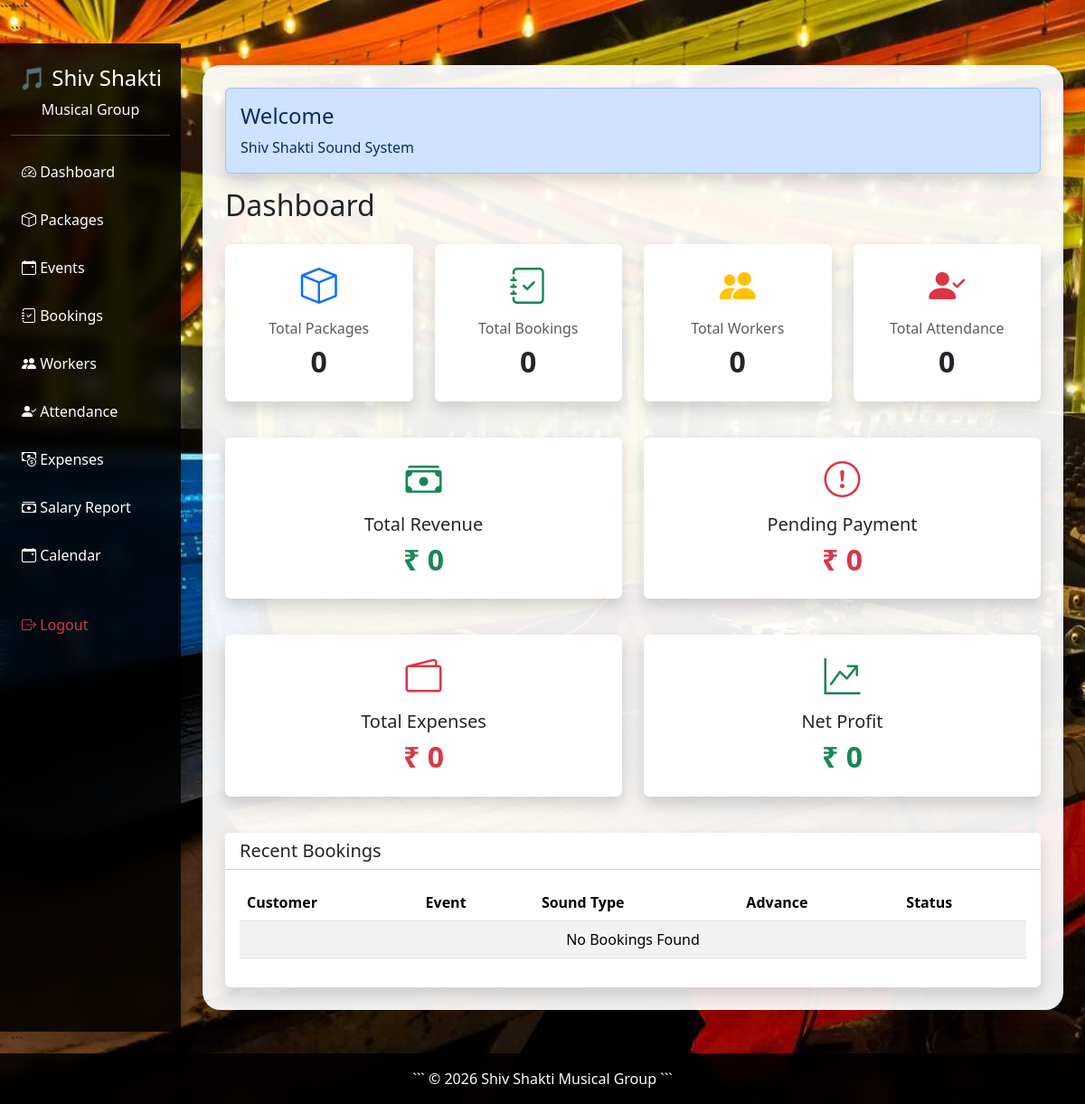
The app's page / (signed in), older data.
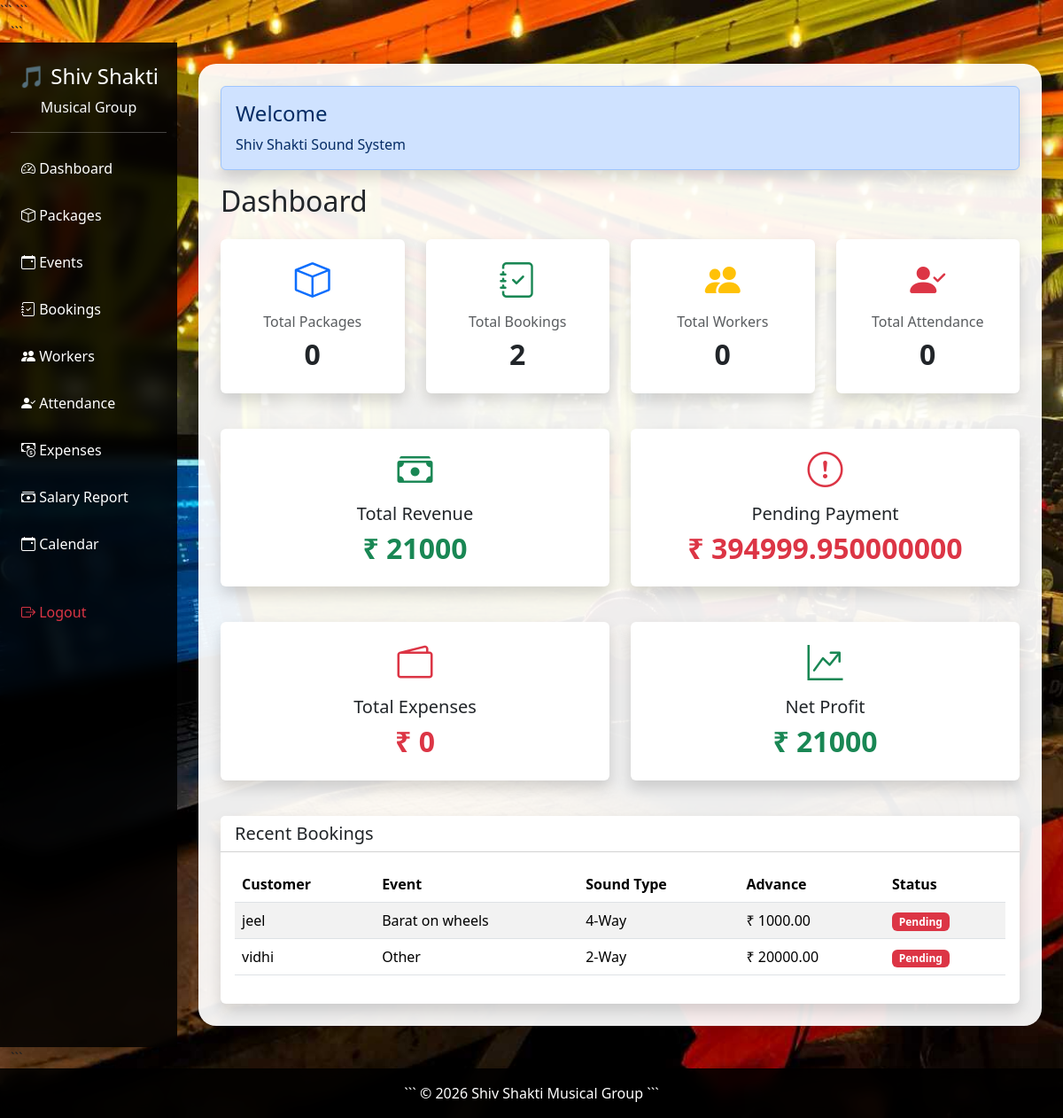
The same page, newer data.
### bookings/models.py (models this page shows, shortened)
class Booking(models.Model):
    customer_name = models.CharField(max_length=100)
    mobile = models.CharField(max_length=15)
    address = models.TextField()
    event = models.ForeignKey(
        Event,
        on_delete=models.CASCADE,
        null=True,
        blank=True
    )
    event_date = models.DateField(
        null=True,
        blank=True
    )
    TIMING_CHOICES = [
        ('Morning', 'Morning'),
        ('Evening', 'Evening'),
        ('Full Day', 'Full Day'),
    ]
    timing = models.CharField(
        max_length=20,
        choices=TIMING_CHOICES,
        default='Morning'
    )
    DHOLI_CHOICES = [
        ('No', 'No Dholi'),
        ('2 Dholi', '2 Dholi'),
        ('4 Dholi', '4 Dholi'),
        ('6 Dholi', '6 Dholi'),
        ('8 Dholi', '8 Dholi'),
        ('Custom', 'Custom'),
    ]
    dholi = models.CharField(
        max_length=20,
        choices=DHOLI_CHOICES,
        default='No'
    )
    custom_dholi_count = models.IntegerField(
        null=True,
        blank=True
    )
    SOUND_CHOICES = [
        ('2-Way', '2-Way'),
        ('3-Way', '3-Way'),
        ('4-Way', '4-Way'),
        ('Custom', 'Custom'),
    ]
    sound_type = models.CharField(
        max_length=20,
        choices=SOUND_CHOICES
    )
    custom_sound_count = models.IntegerField(
        null=True,
        blank=True
    )
    advance_payment = models.DecimalField(
        max_digits=10,
        decimal_places=2
    )
    remaining_payment = models.DecimalField(
        max_digits=10,
        decimal_places=2
    )
    PAYMENT_STATUS = [
        ('Pending', 'Pending'),
        ('Paid', 'Paid'),
    ]
    payment_status = models.CharField(
        max_length=20,
        choices=PAYMENT_STATUS,
        default='Pending'
    )
    created_at = models.DateTimeField(
        auto_now_add=True
    )

### events/models.py (models this page shows)
class Event(models.Model):
    EVENT_TYPES = [
        ('Wedding', 'Wedding'),
        ('Haldi', 'Haldi'),
        ('school Function', 'school Function'),
        ('Birthday', 'Birthday'),
        ('Garba', 'Garba'),
        ('Navratri', 'Navratri'),
        ('Bhajan', 'Bhajan'),
        ('Corporate', 'Corporate'),
        ('DJ Night', 'DJ Night'),
        ('Barat on wheels', 'Barat on wheels'),
        ('Other', 'Other'),
    ]
    event_name = models.CharField(
        max_length=100,
        blank=True,
        null=True
    )
    event_type = models.CharField(
        max_length=50,
        choices=EVENT_TYPES
    )
    def __str__(self):
        return self.event_type

### dashboard/views.py (the view)
# urls.py: path('', include('dashboard.urls')),
@login_required
def dashboard(request):
    total_packages = Package.objects.count()
    total_bookings = Booking.objects.count()
    total_workers = Worker.objects.count()
    total_attendance = Attendance.objects.count()
    total_advance = Booking.objects.aggregate(
        Sum('advance_payment')
    )['advance_payment__sum'] or 0
    paid_remaining = Booking.objects.filter(
        payment_status='Paid'
    ).aggregate(
        Sum('remaining_payment')
    )['remaining_payment__sum'] or 0
    total_revenue = (
        total_advance +
        paid_remaining
    )
    pending_payment = Booking.objects.filter(
        payment_status='Pending'
    ).aggregate(
        Sum('remaining_payment')
    )['remaining_payment__sum'] or 0
    total_expenses = Expense.objects.aggregate(
        Sum('amount')
    )['amount__sum'] or 0
    net_profit = (
        total_revenue -
        total_expenses
    )
    recent_bookings = Booking.objects.order_by(
        '-id'
    )[:5]
    context = {
        'total_packages': total_packages,
        'total_bookings': total_bookings,
        'total_workers': total_workers,
        'total_attendance': total_attendance,
        'total_revenue': total_revenue,
        'pending_payment': pending_payment,
        'total_expenses': total_expenses,
        'net_profit': net_profit,
        'recent_bookings': recent_bookings,
    }
    return render(
        request,
        'dashboard.html',
        context
    )

### templates/dashboard.html (shortened to what the changed rows need)
{% extends 'base.html' %}
{% block content %}
<h2 class="mb-4">
    Dashboard
</h2>
<div class="row">
<div class="col-lg-3 col-md-6 col-12 mb-3">
    <div class="card shadow border-0 h-100">
        <div class="card-body text-center">
            <h2 class="fw-bold">
                {{ total_packages }}
            </h2>
        </div>
    </div>
</div>
<div class="col-lg-3 col-md-6 col-12 mb-3">
    <div class="card shadow border-0 h-100">
        <div class="card-body text-center">
            <i class="bi bi-journal-check fs-1 text-success"></i>
            <h6 class="text-muted mt-2">
                Total Bookings
            </h6>
            <h2 class="fw-bold">
                {{ total_bookings }}
            </h2>
        </div>
    </div>
</div>
<div class="col-lg-3 col-md-6 col-12 mb-3">
    <div class="card shadow border-0 h-100">
        <div class="card-body text-center">
            <h2 class="fw-bold">
                {{ total_workers }}
            </h2>
        </div>
    </div>
</div>
<div class="col-lg-3 col-md-6 col-12 mb-3">
    <div class="card shadow border-0 h-100">
        <div class="card-body text-center">
            <h2 class="fw-bold">
                {{ total_attendance }}
            </h2>
        </div>
    </div>
</div>
</div>
<div class="row mt-4">
<div class="col-lg-6 col-md-6 col-12 mb-3">
    <div class="card shadow border-0 h-100">
        <div class="card-body text-center">
            <i class="bi bi-cash-stack fs-1 text-success"></i>
            <h5 class="mt-2">
                Total Revenue
            </h5>
            <h2 class="fw-bold text-success">
                ₹ {{ total_revenue }}
            </h2>
        </div>
    </div>
</div>
<div class="col-lg-6 col-md-6 col-12 mb-3">
    <div class="card shadow border-0 h-100">
        <div class="card-body text-center">
            <i class="bi bi-exclamation-circle fs-1 text-danger"></i>
            <h5 class="mt-2">
                Pending Payment
            </h5>
            <h2 class="fw-bold text-danger">
                ₹ {{ pending_payment }}
            </h2>
        </div>
    </div>
</div>
</div>
<div class="row mt-4">
<div class="col-lg-6 col-md-6 col-12 mb-3">
    <div class="card shadow border-0 h-100">
        <div class="card-body text-center">
            <h2 class="fw-bold text-danger">
                ₹ {{ total_expenses }}
            </h2>
        </div>
    </div>
</div>
<div class="col-lg-6 col-md-6 col-12 mb-3">
    <div class="card shadow border-0 h-100">
        <div class="card-body text-center">
            <i class="bi bi-graph-up-arrow fs-1 text-success"></i>
            <h5 class="mt-2">
                Net Profit
            </h5>
            <h2 class="fw-bold text-success">
                ₹ {{ net_profit }}
            </h2>
        </div>
    </div>
</div>
</div>
<div class="card shadow border-0 mt-4">
<div class="card-body">
    <div class="table-responsive">
        <table class="table table-striped table-hover">
            <thead>
                <tr>
                    <th>Customer</th>
                    <th>Event</th>
                    <th>Sound Type</th>
                    <th>Advance</th>
                    <th>Status</th>
                </tr>
            </thead>
            <tbody>
                {% for booking in recent_bookings %}
                <tr>
                    <td>{{ booking.customer_name }}</td>
                    <td>{{ booking.event }}</td>
                    <td>{{ booking.sound_type }}</td>
                    <td>₹ {{ booking.advance_payment }}</td>
                    <td>
                        {% if booking.payment_status == "Paid" %}
                            <span class="badge bg-success">
                                Paid
                            </span>
                        {% else %}
                            <span class="badge bg-danger">
                                Pending
                            </span>
                        {% endif %}
                    </td>
                </tr>
                {% empty %}
                <tr>
                    <td colspan="5" class="text-center">
                        No Bookings Found
                    </td>
                </tr>
                {% endfor %}
            </tbody>
        </table>
    </div>
</div>
</div>
{% endblock %}

Row changes from the older to the newer data that the page shows:
added Booking: customer_name "jeel", event "Barat on wheels", sound_type "4-Way", advance_payment "1000.00", payment_status "Pending"
added Booking: customer_name "vidhi", event "Other", sound_type "2-Way", advance_payment "20000.00", payment_status "Pending"
Text that changed along with them:
{{ total_bookings }}: "0" → "2"
{{ total_revenue }}: "0" → "21000"
{{ pending_payment }}: "0" → "394999.950000000"
{{ net_profit }}: "0" → "21000"
text no longer shown: "No Bookings Found"
